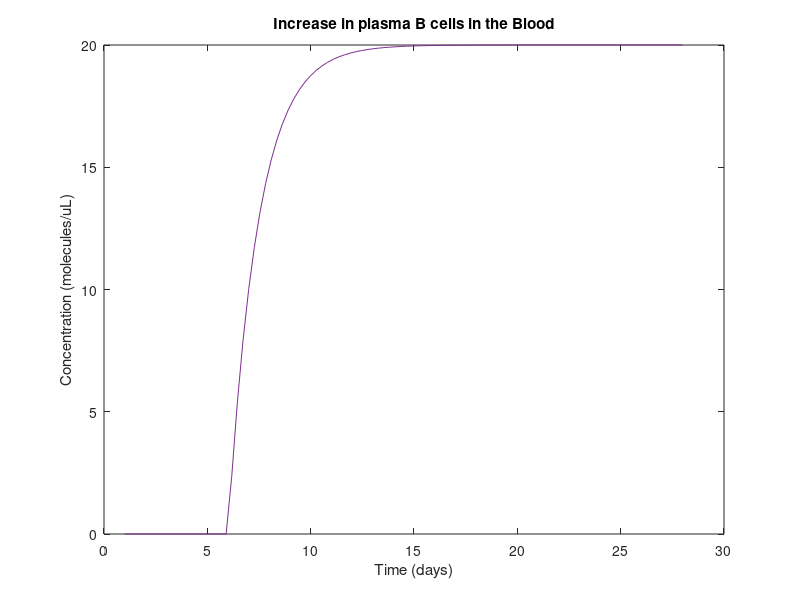

MATLAB code to generate this figure: (Note: this script raises an error after producing the figure.)
% Antibody.m
% Written by: Cooper Lair
% BME 260
% April 6, 2020

% Calculate plasma blood cell levels
t = linspace(1,28);
Bp = t;
for i = 1:length(t)
    if(t(i) > 6)
        Bp(i) = 20*(1 - exp(-0.693*(t(i)-6))); %cell/uL

    else 
        Bp = 0;

    end
end

%Plot B cell concentrations
figure(1); clf;
plot(t, Bp,'color', [0.4940, 0.1840, 0.5560]);
title('Increase in plasma B cells in the Blood');
xlabel('Time (days)');
ylabel('Concentration (molecules/uL)');

%Initial concentrations and constants
times = [0 24];
A0 = 0;
k1 = 200e-12*20; %g/uL
k1 = k1/150000; %Divide my molar mass for mol/mL
k1= 6.022e23*k1; %molecules/uL
k2 = 0.125;


%Calculation of Antibody concentration
[t,A] = ode45(@(t,A) Antibodies(t,A,k1,k2),times, A0);

%Start at Day 6 to account for initial B cell activation
t= [linspace(0, 6)'; (t+6)]; 
A = [zeros(100,1); A];

%Plot line representing average antibody concentration
threshold = ones(1,length(t))*31.94e-9*6.022e23/(150000);

%Plot concentration with average level
figure(2);clf;
plot(t, A, 'm', t, threshold, '--')
title('Increase in HIV-1 Antibodies over Acute Phase')
xlabel('Time (days)');
ylabel('Concentration (molecules/uL)');
legend('[Ig]','Average HIV Positive Level');

function dA = Antibodies(t,A,k1,k2)
    dA = 0;
    dA = k1*(1-exp(-0.693*t)) - k2*A; 
end